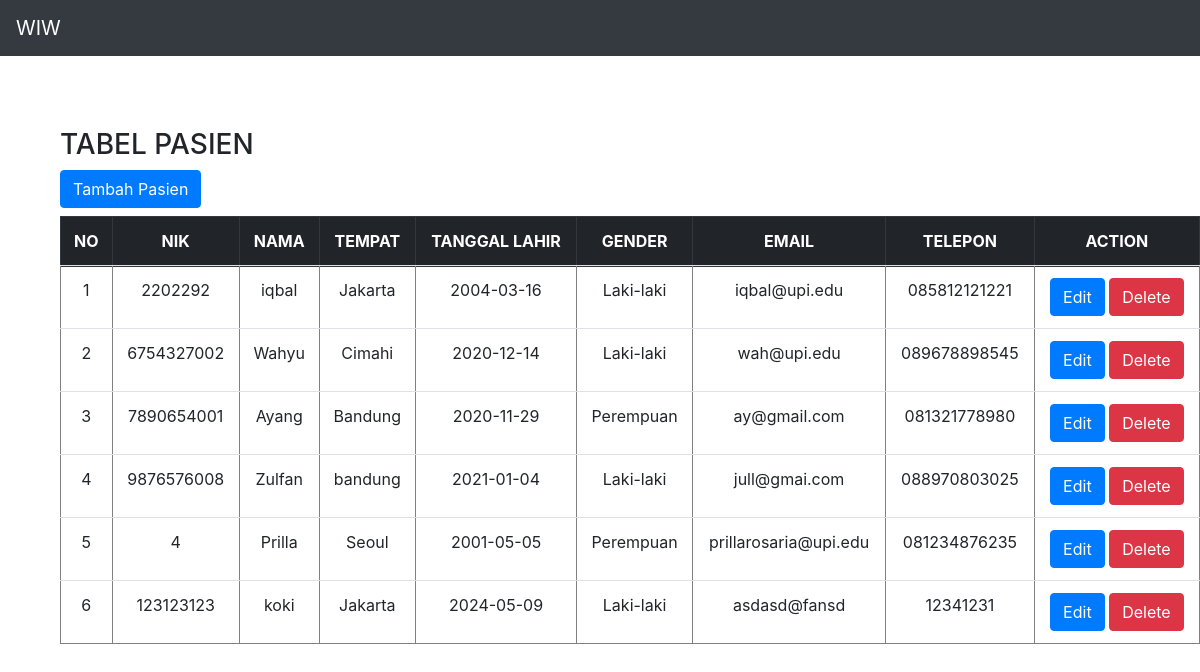
The page / on the database its author committed.
### tables this page shows
CREATE TABLE `pasien`  (
  `id` int NOT NULL AUTO_INCREMENT,
  `nik` varchar(100) NOT NULL,
  `nama` varchar(100) NOT NULL,
  `tempat` varchar(100) NOT NULL,
  `tl` varchar(100) NOT NULL,
  `gender` varchar(10) NOT NULL,
  `email` varchar(100) NOT NULL,
  `telp` varchar(100) NOT NULL,
  PRIMARY KEY (`id`) USING BTREE
);

### presenter/ProsesPasien.php (called while the page is built, shortened)
<?php
class ProsesPasien implements KontrakPresenter
{
	private $tabelpasien;
	private $data = [];
	function __construct()
	{
		try {
			$db_host = "localhost";
			$db_user = "root";
			$db_password = "";
			$db_name = "mvp_php";
			$this->tabelpasien = new TabelPasien($db_host, $db_user, $db_password, $db_name);
			$this->data = array();
		} catch (Exception $e) {
			echo "wiw error" . $e->getMessage();
		}
	}
	function prosesDataPasien()
	{
		try {
			$this->tabelpasien->open();
			$this->tabelpasien->getPasien();
			while ($row = $this->tabelpasien->getResult()) {
				$this->data[] = $row;
			}
		} catch (Exception $e) {
			echo "wiw error part 2" . $e->getMessage();
		}
	}
	function getId($i)
	{
		return $this->data[$i]['id'];
	}
	function getNik($i)
	{
		return $this->data[$i]['nik'];
	}
	function getNama($i)
	{
		return $this->data[$i]['nama'];
	}
	function getTempat($i)
	{
		return $this->data[$i]['tempat'];
	}
	function getTl($i)
	{
		return $this->data[$i]['tl'];
	}
	function getGender($i)
	{
		return $this->data[$i]['gender'];
	}
	function getEmail($i)
	{
		return $this->data[$i]['email'];
	}
	function getTelp($i)
	{
		return $this->data[$i]['telp'];
	}
	function getSize()
	{
		return sizeof($this->data);
	}
}

### index.php (called while the page is built, shortened)
<?php
include("model/Template.class.php");
include("model/DB.class.php");
include("view/TampilPasien.php");
$tp = new TampilPasien();
$data = $tp->tampil();

### model/DB.class.php (called while the page is built, shortened)
<?php
class DB
{
	var $db_host = '';
	var $db_user = '';
	var $db_password = '';
	var $db_name = '';
	var $db_link = '';
	function __construct($db_host = '', $db_user = '', $db_password = '', $db_name = '')
	{
		$this->db_host = $db_host;
		$this->db_user = $db_user;
		$this->db_password = $db_password;
		$this->db_name = $db_name;
	}
	function open()
	{
		$this->db_link = mysqli_connect($this->db_host, $this->db_user, $this->db_password, $this->db_name);
	}
	function execute($query = "")
	{
		$this->result = mysqli_query($this->db_link, $query);
		return $this->result;
	}
}

### model/TabelPasien.class.php (called while the page is built, shortened)
<?php
class TabelPasien extends DB
{
    function getPasien()
    {
        $query = "SELECT * FROM pasien";
        return $this->execute($query);
    }
}

### view/TampilPasien.php (the view, shortened to what this page needs)
<?php
include("presenter/ProsesPasien.php");
class TampilPasien implements KontrakView
{
	private $prosespasien;
	function __construct()
	{
		$this->prosespasien = new ProsesPasien();
	}
	function tampil()
	{
		$this->prosespasien->prosesDataPasien();
		$data = null;
		for ($i = 0; $i < $this->prosespasien->getSize(); $i++) {
			$no = $i + 1;
			$data .= "<tr>
			<td>" . $no . "</td>
			<td>" . $this->prosespasien->getNik($i) . "</td>
			<td>" . $this->prosespasien->getNama($i) . "</td>
			<td>" . $this->prosespasien->getTempat($i) . "</td>
			<td>" . $this->prosespasien->getTl($i) . "</td>
			<td>" . $this->prosespasien->getGender($i) . "</td>
			<td>" . $this->prosespasien->getEmail($i) . "</td>
			<td>" . $this->prosespasien->getTelp($i) . "</td>
			<td>
				<a class='btn btn-primary' href='update.php?id=" . $this->prosespasien->getId($i) . "'> Edit</a>
				<a class='btn btn-danger' href='delete.php?id=" . $this->prosespasien->getId($i) . "'> Delete</a>
			</td>
			</tr>";
		}
	}
}

### model/Template.class.php (shortened to what this page needs)
<?php
class Template{
	var $content = '';
	function __construct($filename = ''){
		$this->content = implode('', @file($filename));
	}
	function clear(){
		$this->content = preg_replace("/DATA_[A-Z|_|0-9]+/", "", $this->content);
	}
	function write(){
		print $this->content;
	}
	function replace($old = '', $new = ''){
		if(is_int($new)){
			$value = sprintf("%d", $new);
		}elseif(is_float($new)){
			$value = sprintf("%f", $new);
		}elseif(is_array($new)){
			$value = '';
			foreach( $new as $item){
				$value .= $item. '';
			}
		}else{
			$value = $new;
		}
		$this->content = preg_replace("/$old/",  $value, $this->content);
	}
}

### rows shown on the page
pasien: no "1", nik "2202292", nama "iqbal", tempat "Jakarta", tl "2004-03-16", gender "Laki-laki", email "iqbal@upi.edu", telp "085812121221"
pasien: no "2", nik "6754327002", nama "Wahyu", tempat "Cimahi", tl "2020-12-14", gender "Laki-laki", email "wah@upi.edu", telp "089678898545"
pasien: no "3", nik "7890654001", nama "Ayang", tempat "Bandung", tl "2020-11-29", gender "Perempuan", email "ay@gmail.com", telp "081321778980"
pasien: no "4", nik "9876576008", nama "Zulfan", tempat "bandung", tl "2021-01-04", gender "Laki-laki", email "jull@gmai.com", telp "088970803025"
pasien: no "5", nik "4", nama "Prilla", tempat "Seoul", tl "2001-05-05", gender "Perempuan", email "prillarosaria@upi.edu", telp "081234876235"
pasien: no "6", nik "123123123", nama "koki", tempat "Jakarta", tl "2024-05-09", gender "Laki-laki", email "asdasd@fansd", telp "12341231"

### other values the page prints
$this->content "WIW TABEL PASIEN Tambah Pasien NO NIK NAMA TEMPAT TANGGAL LAHIR GENDER EMAIL TELEPON ACTION"
